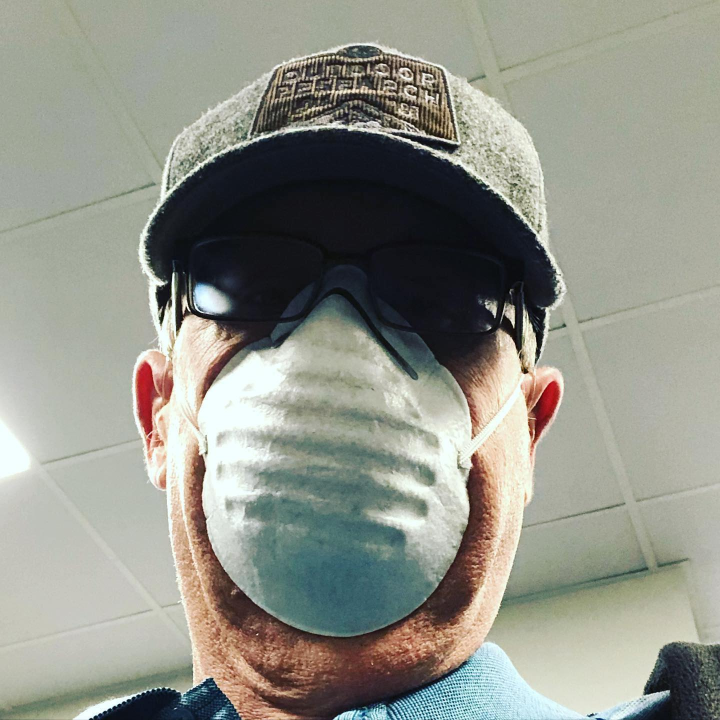
#> input picture Python/example.jpg, 1440 x 1440 px (shown at 1/2 size)
$ jupyter execute Q79113.ipynb
#> lines starting #> are read from the running program, lines starting #| are printed output that depends on the picture; after the words box and inside, x2 and y2 are one past the last pixel; in counts of white or black regions, pixels touching at a corner belong together
[cell 1]
import numpy as np
from scipy import signal, interpolate

def bilateral(image, sigmaspatial, sigmarange, samplespatial=None, samplerange=None):
    """
    :param image: np.array
    :param sigmaspatial: int
    :param sigmarange: int
    :param samplespatial: int || None
    :param samplerange: int || None
    :return: np.array
    Note that sigma values must be integers.
    The 'image' 'np.array' must be given gray-scale. It is suggested that to use OpenCV.
    """

    height = image.shape[0]
    width = image.shape[1]

    samplespatial = sigmaspatial if (samplespatial is None) else samplespatial
    samplerange = sigmarange if (samplerange is None) else samplerange

    flatimage = image.flatten()

    edgemin = np.amin(flatimage)
    edgemax = np.amax(flatimage)
    edgedelta = edgemax - edgemin

    derivedspatial = sigmaspatial / samplespatial
    derivedrange = sigmarange / samplerange

    xypadding = round(2 * derivedspatial + 1)
    zpadding = round(2 * derivedrange + 1)

    samplewidth = int(round((width - 1) / samplespatial) + 1 + 2 * xypadding)
    sampleheight = int(round((height - 1) / samplespatial) + 1 + 2 * xypadding)
    sampledepth = int(round(edgedelta / samplerange) + 1 + 2 * zpadding)

    dataflat = np.zeros(sampleheight * samplewidth * sampledepth)

    (ygrid, xgrid) = np.meshgrid(range(width), range(height))

    dimx = np.around(xgrid / samplespatial) + xypadding
    dimy = np.around(ygrid / samplespatial) + xypadding
    dimz = np.around((image - edgemin) / samplerange) + zpadding

    flatx = dimx.flatten()
    flaty = dimy.flatten()
    flatz = dimz.flatten()

    dim = flatz + flaty * sampledepth + flatx * samplewidth * sampledepth
    dim = np.array(dim, dtype=int)

    dataflat[dim] = flatimage

    data = dataflat.reshape(sampleheight, samplewidth, sampledepth)
    weights = np.array(data, dtype=bool)

    kerneldim = derivedspatial * 2 + 1
    kerneldep = 2 * derivedrange * 2 + 1
    halfkerneldim = round(kerneldim / 2)
    halfkerneldep = round(kerneldep / 2)

    (gridx, gridy, gridz) = np.meshgrid(range(int(kerneldim)), range(int(kerneldim)), range(int(kerneldep)))
    gridx -= int(halfkerneldim)
    gridy -= int(halfkerneldim)
    gridz -= int(halfkerneldep)

    gridsqr = ((gridx * gridx + gridy * gridy) / (derivedspatial * derivedspatial)) \
        + ((gridz * gridz) / (derivedrange * derivedrange))
    kernel = np.exp(-0.5 * gridsqr)

    blurdata = signal.fftconvolve(data, kernel, mode='same')

    blurweights = signal.fftconvolve(weights, kernel, mode='same')
    blurweights = np.where(blurweights == 0, -2, blurweights)

    normalblurdata = blurdata / blurweights
    normalblurdata = np.where(blurweights < -1, 0, normalblurdata)

    (ygrid, xgrid) = np.meshgrid(range(width), range(height))

    dimx = (xgrid / samplespatial) + xypadding
    dimy = (ygrid / samplespatial) + xypadding
    dimz = (image - edgemin) / samplerange + zpadding

    return interpolate.interpn((range(normalblurdata.shape[0]), range(normalblurdata.shape[1]),
                               range(normalblurdata.shape[2])), normalblurdata, (dimx, dimy, dimz))

[cell 2]
import cv2
import matplotlib.pyplot as plt

# read image
image = cv2.imread('example.jpg', cv2.IMREAD_COLOR)
#> image is the input picture: shape (1440, 1440, 3); mean B, G, R 137.4, 147.3, 145.6
image = image[1:1440:20,1:1440:20,:]
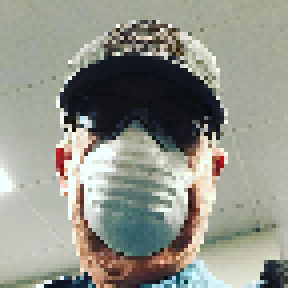
#> image: shape (72, 72, 3) (shown 4 times larger); mean B, G, R 137.4, 147.4, 145.7
RGB_img = cv2.cvtColor(image, cv2.COLOR_BGR2RGB)
plt.figure(1)
plt.imshow(RGB_img)

print("Hello")
x0 = bilateral(RGB_img[:,:,0], 20, 200)
#> in bilateral, `flatimage = image.flatten()`: flatimage = 5184 values, max 255 at index 2613, min 0 at index 5012, mean 145.7
#> in bilateral, `edgemin = np.amin(flatimage)`: edgemin = 0
#> in bilateral, `edgemax = np.amax(flatimage)`: edgemax = 255
#> in bilateral, `sampledepth = int(round(edgedelta / samplerange) + 1 + 2 * zpadding)`: sampledepth = 8
#> in bilateral, `dimz = np.around((image - edgemin) / samplerange) + zpadding`:
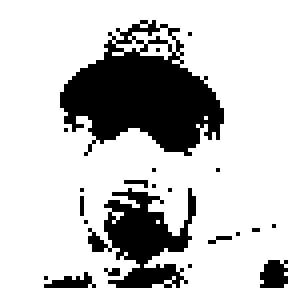
#> dimz: shape (72, 72) float64 (shown 4 times larger); values 3 (black) and 4 (white), 76.6% white; 22 black regions (18 under 20 px), largest, box (x1, y1, x2, y2) and area: (15, 5, 56, 39) 772, (22, 47, 49, 72) 334, (65, 65, 72, 72) 40, (11, 68, 24, 72) 28
#> in bilateral, `flatz = dimz.flatten()`: flatz = 5184 values, max 4 at index 0, min 3 at index 395, mean 3.77
#> in bilateral, `dim = flatz + flaty * sampledepth + flatx * samplewidth * sampledepth`: dim = 5184 values, max 676 at index 5183, min 292 at index 0, mean 459.8
#> in bilateral, `return interpolate.interpn((range(normalblurdata.shape[0]), range(norm..`:
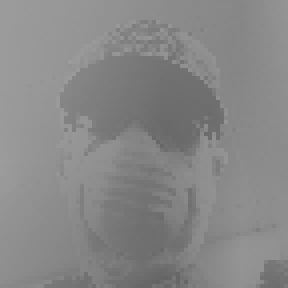
#> returned value: shape (72, 72) float64 (shown 4 times larger); min 99.59, max 156.3, mean 135.6
print("x1 done")
x1 = bilateral(RGB_img[:,:,1], 20, 200)
#> call 2 of bilateral, with sigmaspatial = 20, sigmarange = 200
#> in bilateral (call 2), `flatimage = image.flatten()`: flatimage = 5184 values, max 255 at index 2617, min 8 at index 2068, mean 147.4
#> in bilateral (call 2), `edgemin = np.amin(flatimage)`: edgemin = 8
#> in bilateral (call 2), `edgedelta = edgemax - edgemin`: edgedelta = 247
#> in bilateral (call 2), `dimz = np.around((image - edgemin) / samplerange) + zpadding`:
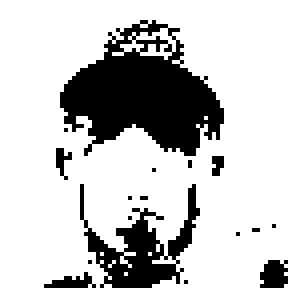
#> dimz: shape (72, 72) float64 (shown 4 times larger); values 3 (black) and 4 (white), 77.1% white; 17 black regions (13 under 20 px), largest, box (x1, y1, x2, y2) and area: (15, 5, 56, 39) 783, (20, 46, 50, 72) 292, (65, 65, 72, 72) 40, (11, 68, 24, 72) 28
#> in bilateral (call 2), `dimz = (image - edgemin) / samplerange + zpadding`:
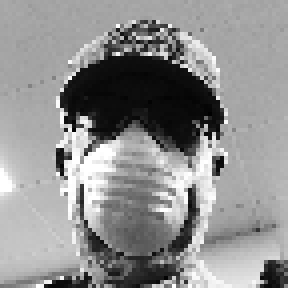
#> dimz: shape (72, 72) float64 (shown 4 times larger); min 3, max 4.24, mean 3.7; drawn with min black and max white
print("x2 done")
x2 = bilateral(RGB_img[:,:,2], 20, 200)
#> call 3 of bilateral, with sigmaspatial = 20, sigmarange = 200
#> in bilateral (call 3), `flatimage = image.flatten()`: flatimage = 5184 values, max 255 at index 2688, min 8 at index 908, mean 137.4
#> in bilateral (call 3), `dimz = np.around((image - edgemin) / samplerange) + zpadding`:
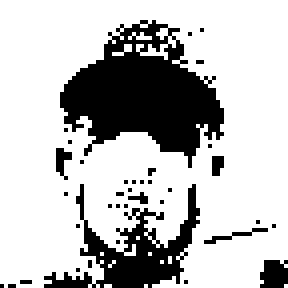
#> dimz: shape (72, 72) float64 (shown 4 times larger); values 3 (black) and 4 (white), 74.9% white; 37 black regions (34 under 20 px), largest, box (x1, y1, x2, y2) and area: (15, 5, 56, 42) 817, (11, 46, 50, 72) 350, (65, 65, 72, 72) 42
#> in bilateral (call 3), `flatz = dimz.flatten()`: flatz = 5184 values, max 4 at index 0, min 3 at index 395, mean 3.75
#> in bilateral (call 3), `dim = flatz + flaty * sampledepth + flatx * samplewidth * sampledepth`: dim = 5184 values, max 676 at index 5183, min 292 at index 0, mean 459.7
#> in bilateral (call 3), `dimz = (image - edgemin) / samplerange + zpadding`:
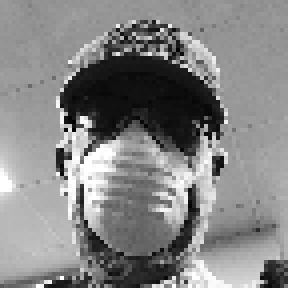
#> dimz: shape (72, 72) float64 (shown 4 times larger); min 3, max 4.24, mean 3.65; drawn with min black and max white
#> in bilateral (call 3), `return interpolate.interpn((range(normalblurdata.shape[0]), range(norm..`:
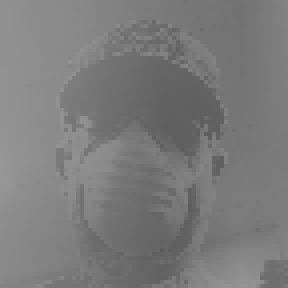
#> returned value: shape (72, 72) float64 (shown 4 times larger); min 91.74, max 151.6, mean 123.6
fully_processed = cv2.merge([x0,x1,x2])
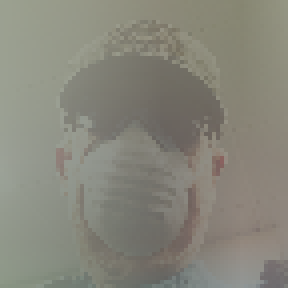
#> fully_processed: shape (72, 72, 3) float64 (shown 4 times larger); mean R, G, B 135.6, 134.7, 123.6
print("Done")
normalizedImg = np.zeros((1440, 1440, 3))
normalizedImg = cv2.normalize(fully_processed,  normalizedImg, 0, 255, cv2.NORM_MINMAX)
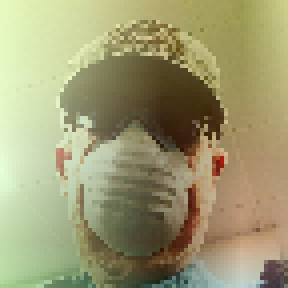
#> normalizedImg: shape (72, 72, 3) float64 (shown 4 times larger); mean R, G, B 158.6, 155.2, 115.1; drawn with min black and max white

plt.figure(2)
plt.imshow(normalizedImg.astype(int))

$ run again, with Python/Q79057.jpg copied over Python/example.jpg
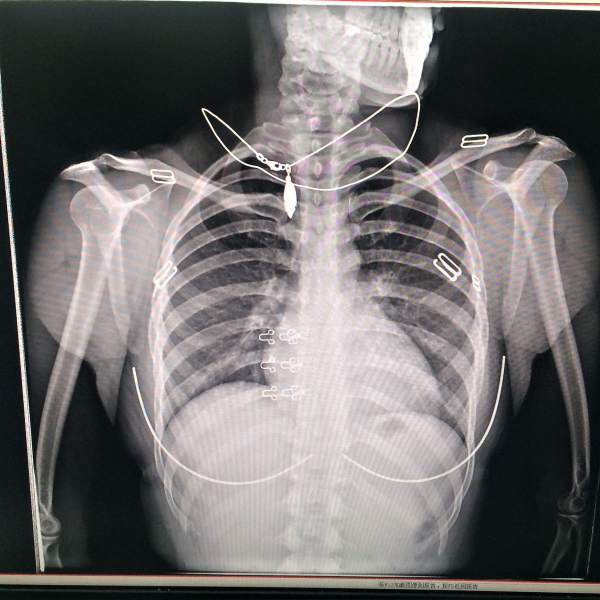
#> input picture Python/Q79057.jpg, 1200 x 1200 px (shown at 1/2 size)
#> image is the input picture: shape (1200, 1200, 3); mean B, G, R 110.2, 110.3, 112.9
#> image: shape (60, 60, 3)
#> flatimage = 3600 values, max 255 at index 28, min 0 at index 2523, mean 114.6
#> edgemin = 0
#> edgemax = 255
#> sampledepth = 8
#> in bilateral, `dimz = np.around((image - edgemin) / samplerange) + zpadding`:
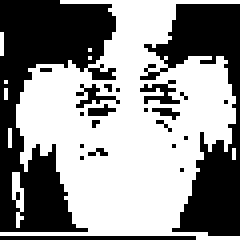
#> dimz: shape (60, 60) float64 (shown 4 times larger); values 3 (black) and 4 (white), 55.8% white; 22 black regions (17 under 20 px), largest, box (x1, y1, x2, y2) and area: (0, 0, 29, 58) 844, (35, 1, 60, 59) 590, (0, 59, 49, 60) 49, (35, 20, 45, 26) 29, (19, 21, 30, 27) 24
#> flatz = 3600 values, max 4 at index 15, min 3 at index 0, mean 3.56
#> dim = 3600 values, max 532 at index 3531, min 267 at index 0, mean 396.6
#> `normalizedImg = cv2.normalize(fully_processed,  normalizedImg, 0, 255,..`:
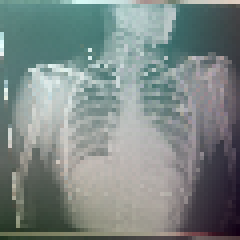
#> normalizedImg: shape (60, 60, 3) float64 (shown 4 times larger); mean R, G, B 124.9, 136, 133.5; drawn with min black and max white
